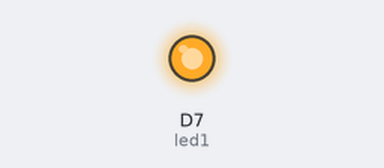
A sketch run on a simulated ESP8266 (NodeMCU). Shown: output pins drawn as LEDs (lit = HIGH).

Above: at 0.7 s.
At 27.7 s:
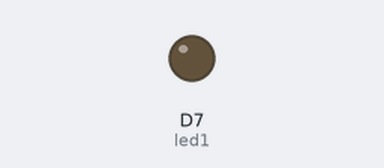
Timing chart, 0 to 30.6 s (numbered marks = the images above):
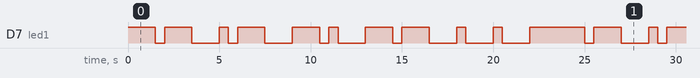

Measured:
- by itself, D7 (led1): repeats every 23.5 s: LOW 0.50 s, HIGH 1.5 s, LOW 1.5 s, HIGH 0.50 s, LOW 0.50 s, HIGH 1.5 s, LOW 1.5 s, HIGH 1.5 s, LOW 0.50 s, HIGH 0.50 s, LOW 1.5 s, HIGH 1.5 s, LOW 0.50 s, HIGH 1.5 s, 2 × (LOW 1.5 s, HIGH 0.50 s), LOW 1.5 s, HIGH 3.0 s
- by itself, everything shown: repeats every 23.5 s, in 20 steps

The sketch:

gettingstarted-blinkled.ino
```cpp
// ------------
// Blink an LED
// ------------


int led1 = D7;

// Having declared these variables, let's move on to the setup function.
// The setup function is a standard part of any microcontroller program.
// It runs only once when the device boots up or is reset.

void setup() {

	pinMode(led1, OUTPUT);

}


void loop() {

    //now according to international standards of morse code
    //dash represents 3 units and dot represents 1 unit
    //delay between components of a letter is 1 unit and,
    //delay between letters is 3 units.
    //here, I have taken 1 unit = 500ms.0

// Letter M
	digitalWrite(led1, HIGH);
	delay(1500);

	digitalWrite(led1, LOW);
	delay(500);

	digitalWrite(led1, HIGH);
	delay(1500);

	//Now 3unit delay between letters

	digitalWrite(led1, LOW);
	delay(1500);

	//letter A

	digitalWrite(led1, HIGH);
	delay(500);

	digitalWrite(led1, LOW);
	delay(500);

	digitalWrite(led1, HIGH);
	delay(1500);

	//Now 3unit delay between letters

	digitalWrite(led1, LOW);
	delay(1500);

	//LETTER N

	digitalWrite(led1, HIGH);
	delay(1500);

	digitalWrite(led1, LOW);
	delay(500);

	digitalWrite(led1, HIGH);
	delay(500);

	//3 UNIT DELAY BETWEEN LETTERS

	digitalWrite(led1, LOW);
	delay(1500);

	//LETTER M
	digitalWrite(led1, HIGH);
	delay(1500);

	digitalWrite(led1, LOW);
	delay(500);

	digitalWrite(led1, HIGH);
	delay(1500);

	//3 UNIT DELAY BETWEEN LETTERS

	digitalWrite(led1, LOW);
	delay(1500);

	//LETTER E
	digitalWrite(led1, HIGH);
	delay(500);

	//3 UNIT DELAY BETWEEN LETTERS

	digitalWrite(led1, LOW);
	delay(1500);

	//LETTER E
	digitalWrite(led1, HIGH);
	delay(500);

	//3 UNIT DELAY BETWEEN LETTERS

	digitalWrite(led1, LOW);
	delay(1500);

	//LETTER T

	digitalWrite(led1, HIGH);
	delay(1500);


}
```
